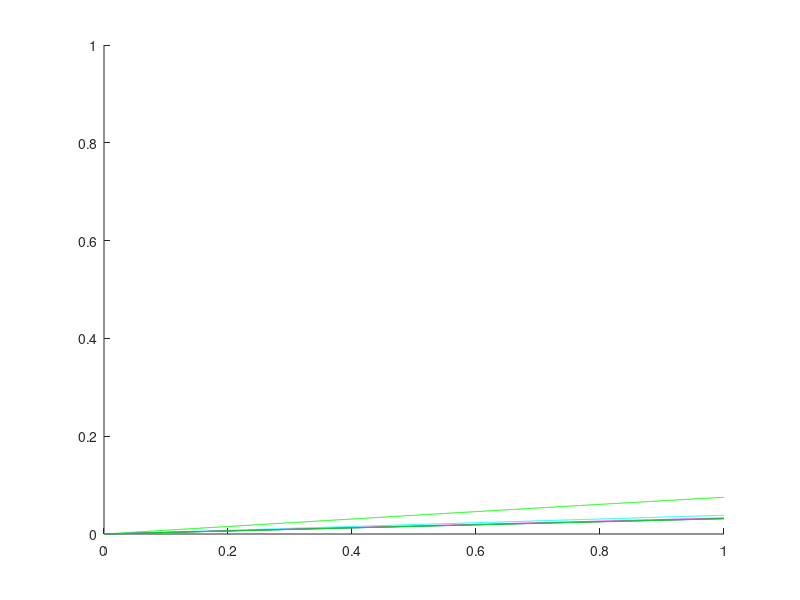
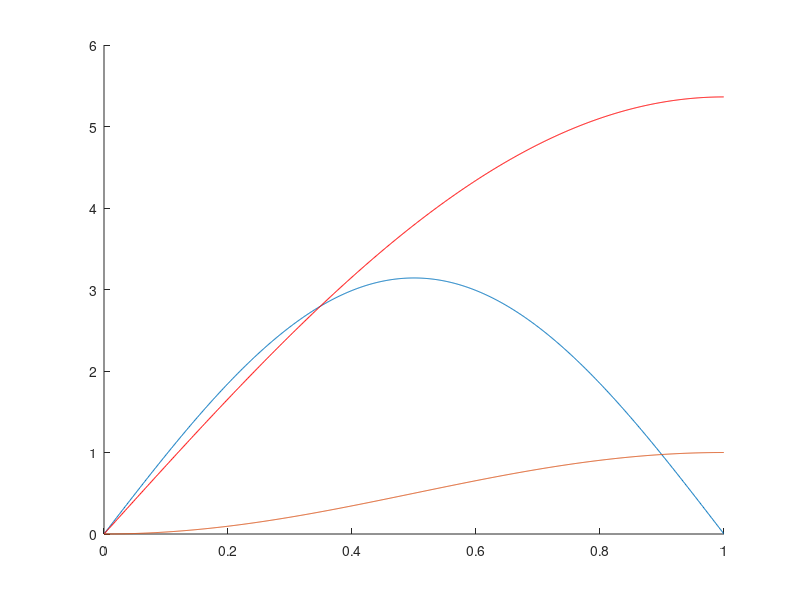

Source code (MATLAB) for these figures, in order:
function testomegahat()

close all
klist = 0:9;
nlist = 1:6;
dx  = 1/1000;
y= dx/2:dx:1-dx/2;
colorlist = 'gcmybgcmybgcmyb'
for k = klist
  for n = nlist
   
    if k<n+3
    w = 0.5^k*Tp(y*0.5^k)./T(mun(n));
    if k<n 
      w(find(y>munk(n,k)))=0;
    end

    if k ==n+2
    stairs(y,w,colorlist(n));
    end

    hold on
   axis([0 1 0 1])
   end
 end
end

figure
hold on
plot(y,Tp(y)./T(1/2))
plot(y,0.5*Tp(0.5*y)./T(1/4),'r')
plot(y,T(y))

%%%%%%%%%%%%%%%%%%%%%%%%%%%
function x = T(y)
x = sin(pi*y/2).^2;

function x = Tp(y)
x = 0.5*pi*sin(pi*y);

function mu = mun(n)
 mu = 2^(-n+1);

function l = munk(n,k)
 l = 2^(k-n+1);


